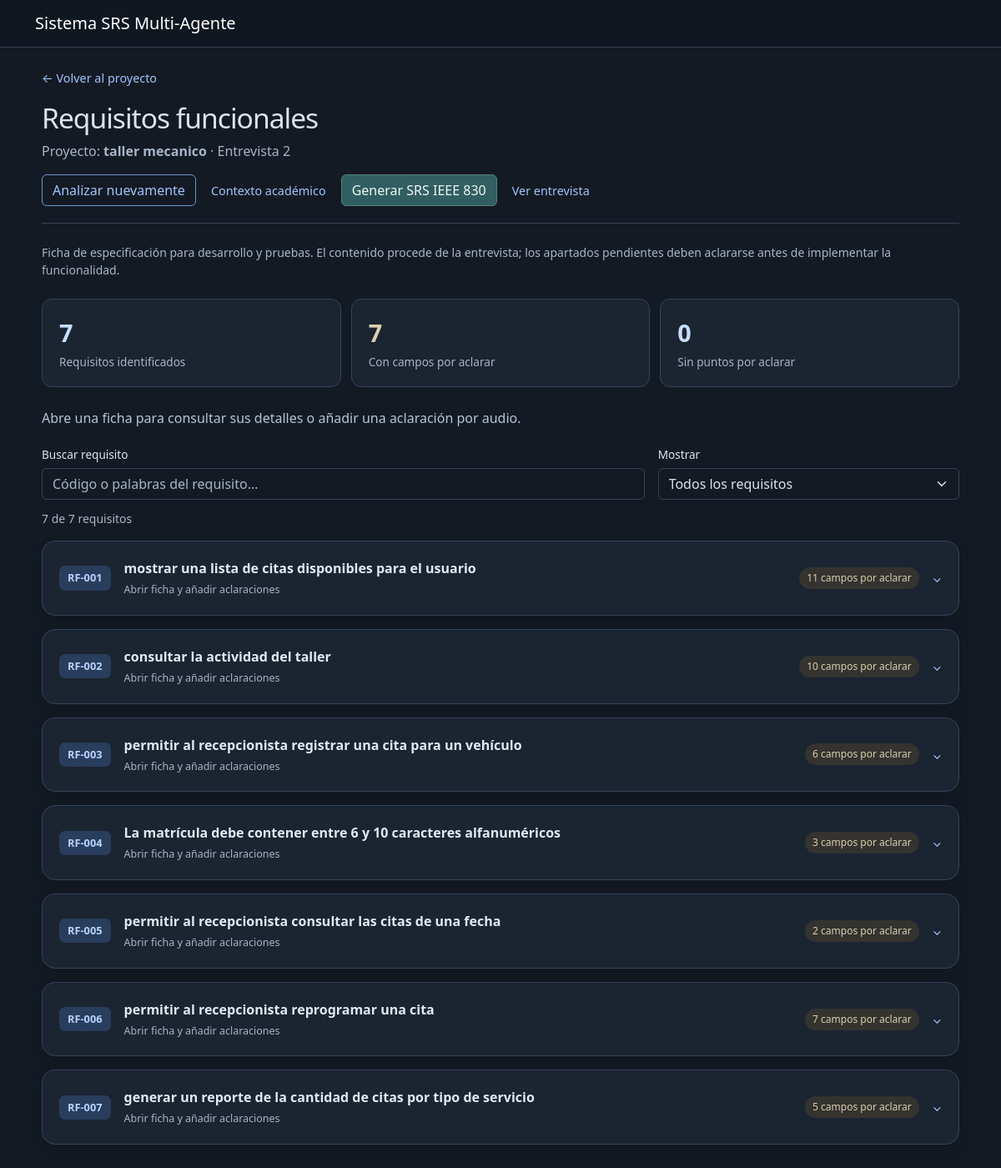
Before: /interviews/2/requirements with the older database file.
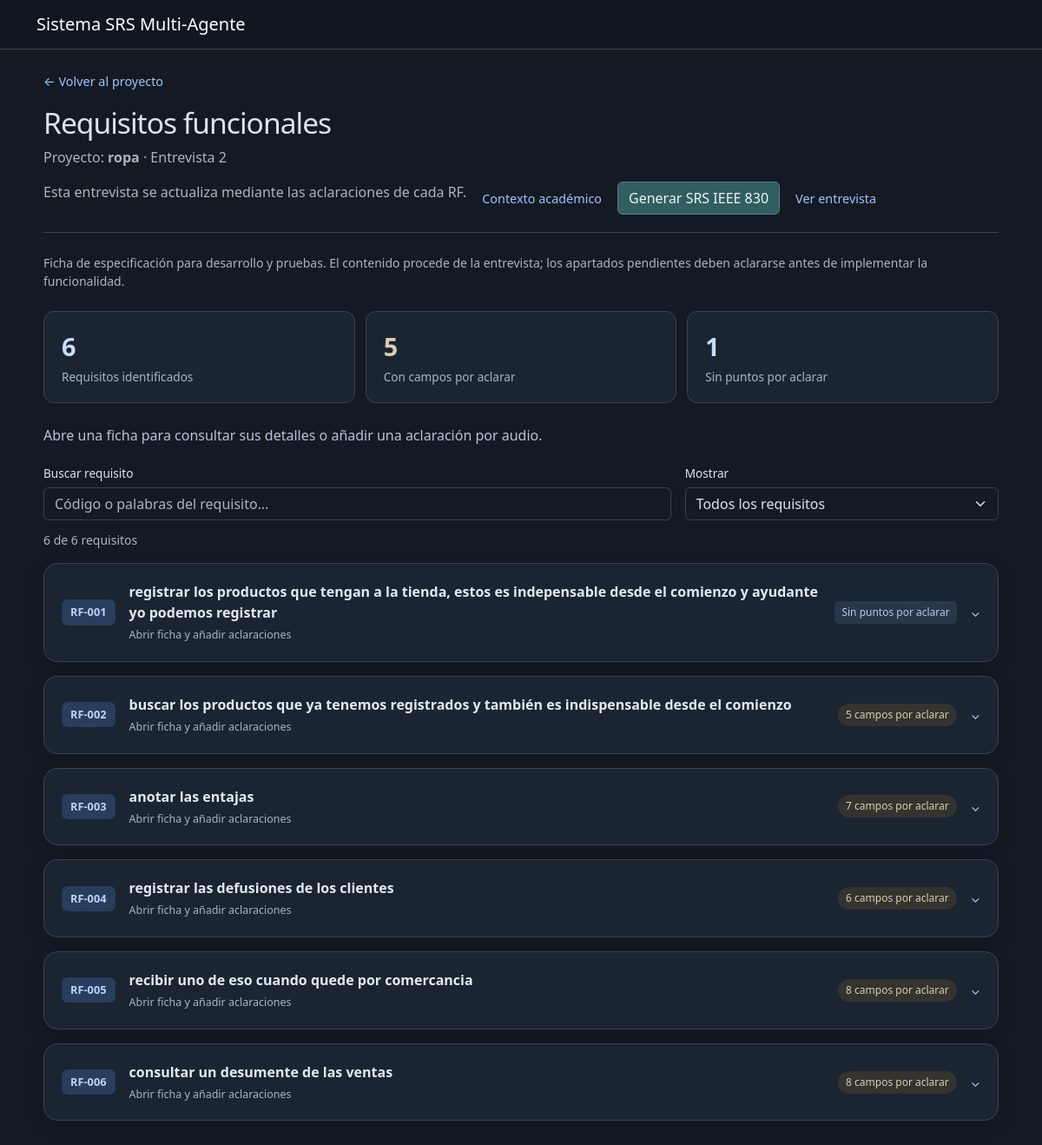
After: the same page with the newer database file.
### app/models.py (models this page shows, shortened)
class Project(db.Model):
    id = db.Column(
        db.Integer,
        primary_key=True
    )
    name = db.Column(
        db.String(150),
        nullable=False
    )
    description = db.Column(
        db.Text,
        nullable=True
    )
    created_at = db.Column(
        db.DateTime,
        default=datetime.utcnow
    )

class Interview(db.Model):
    original_transcription = db.Column(db.Text, nullable=True)
    @property
    def clarifications(self):
        return RequirementClarification.query.filter_by(interview_id=self.id).order_by(RequirementClarification.id).all()
    id = db.Column(
        db.Integer,
        primary_key=True
    )
    project_id = db.Column(
        db.Integer,
        db.ForeignKey("project.id"),
        nullable=False
    )
    audio_path = db.Column(
        db.String(300),
        nullable=True
    )
    transcription = db.Column(
        db.Text,
        nullable=True
    )
    created_at = db.Column(
        db.DateTime,
        default=datetime.utcnow
    )

class Requirement(db.Model):
    specification = db.Column(db.Text, nullable=True)
    @property
    def actor_pending(self):
        from app.services.requirement_specification import folded
        return folded((self.actor or '').strip()) in (
            '', 'pendiente de aclaracion', 'por aclarar', 'no especificado', 'no especificada', 'desconocido')
    @property
    def quality_attributes(self):
        from app.services.requirement_specification import read_specification
        from app.services.requirement_quality import quality_values
        return quality_values(read_specification(self.specification).get('quality'),
                              {r['key']: r['values'] for r in self.specification_rows})
    @property
    def interview_guidance(self):
        from app.services.requirement_quality import interview_guidance
        return interview_guidance(self)
    @property
    def pending_fields(self):
        result = []
        if self.actor_pending:
            result.append('Actor')
        if self.priority not in ('esencial', 'opcional', 'condicional'):
            result.append('Prioridad')
        result.extend(row['label'] for row in self.specification_rows if not row['values'])
        for key, label in [('clarity', 'Claridad (sin ambigüedad)'), ('verifiability', 'Verificabilidad')]:
            if not self.quality_attributes[key]['sufficient']:
                result.append(label)
        return result
    @property
    def clarifications(self):
        return RequirementClarification.query.filter_by(requirement_id=self.id).order_by(RequirementClarification.id).all()
    @property
    def specification_rows(self):
        from app.services.requirement_specification import specification_rows
        interview = db.session.get(Interview, self.interview_id)
        source = interview.transcription if interview else self.source_excerpt
        return specification_rows(self.specification, source or "", {
            "description": self.description, "source_excerpt": self.source_excerpt})
    @property
    def name(self):
        from app.services.requirement_specification import requirement_name
        return requirement_name(self.description)
    @property
    def specification_unavailable(self):
        from app.services.requirement_specification import read_specification
        return read_specification(self.specification).get("extraction_status") == "unavailable"
    id = db.Column(
        db.Integer,
        primary_key=True
    )
    project_id = db.Column(
        db.Integer,
        db.ForeignKey("project.id"),
        nullable=False
    )
    interview_id = db.Column(
        db.Integer,
        db.ForeignKey("interview.id"),
        nullable=False
    )
    code = db.Column(
        db.String(20),
        nullable=False
    )
    description = db.Column(
        db.Text,
        nullable=False
    )
    actor = db.Column(
        db.String(100),
        nullable=True
    )
    priority = db.Column(
        db.String(30),
        default="no_especificada"
    )
    priority_reason = db.Column(
        db.Text,
        nullable=True
    )
    source_excerpt = db.Column(
        db.Text,
        nullable=False
    )
    ambiguity_detected = db.Column(
        db.Boolean,
        default=False
    )
    ambiguity_reason = db.Column(
        db.Text,
        nullable=True
    )
    verifiable = db.Column(
        db.Boolean,
        default=True
    )
    verification_reason = db.Column(
        db.Text,
        nullable=True
    )
    enriched_context = db.Column(
        db.Text,
        nullable=True
    )

### app/routes.py (the view)
@main.route(
    "/interviews/<int:interview_id>/requirements"
)
def view_requirements(interview_id):
    interview = Interview.query.get_or_404(
        interview_id
    )
    project = Project.query.get_or_404(
        interview.project_id
    )
    requirements = (
        Requirement.query
        .filter_by(
            interview_id=interview.id
        )
        .order_by(
            Requirement.id.asc()
        )
        .all()
    )
    project_context = get_project_context(project.id)
    return render_template(
        "requirements.html",
        interview=interview,
        project=project,
        requirements=requirements,
        project_context=project_context,
        has_enrichment=bool(project_context)
    )

### app/routes.py (called while the page is built)
def load_enriched_context(
    enriched_context
):
    if not enriched_context:
        return None
    try:
        context = json.loads(
            enriched_context
        )
        if isinstance(
            context,
            dict
        ):
            return context
    except (
        json.JSONDecodeError,
        TypeError
    ):
        pass
    return None

def get_project_context(project_id):
    record = db.session.get(ProjectContext, project_id)
    return load_enriched_context(record.content) if record else None

### app/services/functional_context.py (called while the page is built)
def fold(text):
    return ''.join(c for c in unicodedata.normalize('NFD', text.lower())
                   if unicodedata.category(c) != 'Mn')

def sentences(text):
    return [s.strip() for s in re.split(r'(?<=[.!?])\s+|\n+', text) if s.strip()]

def rejected(text):
    return bool(re.search(r'\bno (necesitamos|queremos|requerimos|hace falta)\b', fold(text)))

def pending_information(text):
    return bool(re.search(r'\b(no hemos (?:definido|decidido|acordado)|no se ha definido|'
                          r'todavia no|tampoco hemos|sin definir|por definir|'
                          r'reunion adicional|necesitamos aclarar|no he decidido|'
                          r'no lo tengo claro|no se todavia|todavia no se|'
                          r'tenemos que conversarlo|prefiero decidirlo despues)\b', fold(text)))

def closing_summary(text):
    return bool(re.search(r'^(?:en resumen|resumiendo)\b|'
                          r'\blo indispensable es\b|\bpueden quedar para despues\b', fold(text)))

def metadata(text):
    return bool(re.search(r'\b(esta (?:funcion|funcionalidad)|voy a explicar|'
                          r'vamos a explicar|por separado)\b', fold(text)))

def detail(text):
    return bool(re.match(
        r'^(antes\b|para\b|si\b|cuando\b|con\b|finalmente\b|al\b|'
        r'los datos\b|una regla\b|el resultado\b|'
        r'los criterios\b|el criterio\b|en caso\b)', fold(text)))

### app/services/requirement_specification.py (called while the page is built)
def normalize(text):
    return re.sub(r"\s+", " ", text).strip()

def folded(text):
    return ''.join(c for c in unicodedata.normalize('NFD', text.lower())
                   if unicodedata.category(c) != 'Mn')

def read_specification(value):
    if isinstance(value, str):
        try:
            value = json.loads(value)
        except (ValueError, TypeError):
            return {}
    return value if isinstance(value, dict) else {}

### app/templates/requirements.html (shortened to what this page needs)
{% extends "base.html" %}
{% block content %}
<div class="rf-workspace">
    <a class="rf-back" href="{{ url_for('main.project_detail', project_id=project.id) }}">← Volver al proyecto</a>
    <h1 class="mt-3">Requisitos funcionales</h1>
    <p class="text-muted">Proyecto: <strong>{{ project.name }}</strong> · Entrevista {{ interview.id }}</p>
    <div class="rf-toolbar d-flex flex-wrap gap-2 mb-4">
        {% if not interview.clarifications %}
        <form action="{{ url_for('main.analyze_requirements', interview_id=interview.id) }}" method="POST">
            <button type="submit" class="btn btn-outline-primary">Analizar nuevamente</button>
        </form>
        {% else %}
        <span class="text-muted">Esta entrevista se actualiza mediante las aclaraciones de cada RF.</span>
        {% endif %}
        <a href="{{ url_for('main.project_context_page', project_id=project.id) }}" class="rf-toolbar-link">Contexto académico</a>
        {% if requirements %}
        <form action="{{ url_for('main.generate_srs', project_id=project.id) }}" method="POST">
            <button type="submit" class="btn btn-success">Generar SRS IEEE 830</button>
        </form>
        {% endif %}
        <a href="{{ url_for('main.interview_detail', interview_id=interview.id) }}" class="rf-toolbar-link">Ver entrevista</a>
    </div>
    {% if not requirements %}
    <div class="alert alert-info">Todavía no existen requisitos funcionales identificados para esta entrevista.</div>
    {% else %}
    <p class="text-muted small">Ficha de especificación para desarrollo y pruebas. El contenido procede de la entrevista; los apartados pendientes deben aclararse antes de implementar la funcionalidad.</p>
    {% endif %}
    {% if requirements %}
    {% set totals = namespace(pending=0) %}
    {% for requirement in requirements %}{% if requirement.pending_fields %}{% set totals.pending = totals.pending + 1 %}{% endif %}{% endfor %}
    <div class="rf-overview" aria-label="Resumen de requisitos">
        <div><strong>{{ requirements|length }}</strong><span>Requisitos identificados</span></div>
        <div><strong class="rf-needs-attention">{{ totals.pending }}</strong><span>Con campos por aclarar</span></div>
        <div><strong>{{ requirements|length - totals.pending }}</strong><span>Sin puntos por aclarar</span></div>
    </div>
    <p class="rf-instructions">Abre una ficha para consultar sus detalles o añadir una aclaración por audio.</p>
    <div class="rf-filters" id="rf-filters" hidden>
        <div><label for="rf-search">Buscar requisito</label><input class="form-control" id="rf-search" type="search" placeholder="Código o palabras del requisito…"></div>
        <div><label for="rf-status">Mostrar</label><select class="form-select" id="rf-status"><option value="all">Todos los requisitos</option></select></div>
    </div>
    <p id="rf-results" class="text-muted small" role="status" aria-live="polite"></p>
    {% endif %}
    {% set priorities = {'esencial': 'Esencial', 'opcional': 'Opcional', 'condicional': 'Condicional'} %}
    {% for requirement in requirements %}
    {% set pending = requirement.pending_fields %}
    <details class="card mb-3 rf-card rf-entry" data-state="{{ 'pending' if pending else 'filled' }}">
        <summary class="rf-entry-summary">
            <span class="rf-code">{{ requirement.code }}</span>
            <span class="rf-entry-heading"><span class="rf-entry-name">{{ requirement.name }}</span><span class="rf-entry-hint">Abrir ficha y añadir aclaraciones</span></span>
            <span class="{{ 'rf-pending' if pending else 'rf-filled' }}">{{ (pending|length|string) + ' campos por aclarar' if pending else 'Sin puntos por aclarar' }}</span>
            <span class="rf-chevron" aria-hidden="true">⌄</span>
        </summary>
            {% set quality = requirement.quality_attributes %}
            {% set guidance = requirement.interview_guidance %}
    </details>
    {% endfor %}
</div>
{% endblock %}

### app/templates/base.html (shortened to what this page needs)
<!DOCTYPE html>
<html lang="es" data-bs-theme="dark">
<head>
    <link
        href="https://cdn.jsdelivr.net/npm/bootstrap@5.3.3/dist/css/bootstrap.min.css"
        rel="stylesheet"
    >
    <link
        rel="stylesheet"
        href="{{ url_for('static', filename='css/style.css') }}"
    >
</head>
<body>
    <nav class="navbar navbar-dark bg-dark">
        <div class="container">
            <a
                class="navbar-brand"
                href="{{ url_for('main.index') }}"
            >
                Sistema SRS Multi-Agente
            </a>
        </div>
    </nav>
    <main class="container py-4">
        {% block content %}
        {% endblock %}
    </main>
</body>
</html>

### app/static/css/style.css (style rules this page uses)
:root[data-bs-theme="dark"] { color-scheme: dark; --bs-body-bg: #141a23; --bs-body-color: #dbe3ed; --bs-emphasis-color: #ecf1f7; --bs-secondary-color: #a8b5c6; --bs-secondary-bg: #202b3a; --bs-tertiary-bg: #1c2633; --bs-border-color: #354358; --bs-link-color: #9fc4ff; --bs-link-color-rgb: 159, 196, 255; --bs-link-hover-color: #c5dcff; --bs-link-hover-color-rgb: 197, 220, 255; }
body { background-color: var(--bs-body-bg); color: var(--bs-body-color); }
.card { --bs-card-bg: #1b2431; --bs-card-border-color: #354358; }
.navbar.bg-dark { background-color: #111720 !important; border-bottom: 1px solid #354358; }
.form-control::placeholder { color: #a8b5c6; opacity: 1; }
.card { height: 100%; }
.rf-card { height: auto; border: 1px solid #354358; border-radius: 16px; box-shadow: 0 5px 20px #00000020; }
.rf-code { background: #293d5d; color: #b9d3ff; padding: 5px 10px; border-radius: 7px; font-size: .8rem; font-weight: 700; white-space: nowrap; }
.rf-pending { font-size: .75rem; padding: 4px 9px; color: #d9ceb1; background: #34332f; border-radius: 20px; white-space: nowrap; }
.rf-card summary { color: #afcfff; font-size: .9rem; cursor: pointer; padding: 6px 0; }
.rf-workspace { max-width: 1100px; margin: 0 auto; }
.rf-back { font-size: .9rem; text-decoration: none; }
.rf-workspace h1 { font-size: clamp(1.6rem, 3vw, 2.1rem); letter-spacing: -.03em; }
.rf-toolbar { padding-bottom: 20px; border-bottom: 1px solid #354358; }
.rf-overview { display: grid; grid-template-columns: repeat(3, 1fr); gap: 12px; margin: 24px 0; }
.rf-overview > div { padding: 18px 20px; background: #1b2431; border: 1px solid #354358; border-radius: 12px; }
.rf-overview strong { display: block; font-size: 1.8rem; color: #c7ddff; }
.rf-overview span { color: #a8b5c6; font-size: .85rem; }
.rf-overview .rf-needs-attention { color: #d9ceb1; }
.rf-instructions { color: #b4c4d9; line-height: 1.7; }
.rf-filters { display: grid; grid-template-columns: 2fr 1fr; gap: 16px; margin: 20px 0 12px; }
.rf-filters label { display: block; font-size: .85rem; margin-bottom: 6px; }
.rf-card > .rf-entry-summary { list-style: none; display: flex; align-items: center; gap: 16px; padding: 20px; border-radius: 16px; }
.rf-entry-heading { flex: 1; min-width: 0; }
.rf-entry-name { display: block; font-size: 1rem; font-weight: 600; color: #e1e9f4; overflow-wrap: anywhere; }
.rf-entry-hint { display: block; font-size: .78rem; color: #a8b5c6; margin-top: 5px; }
.rf-filled { color: #b6c9e3; background: #29374b; border-radius: 5px; font-size: .75rem; padding: 4px 8px; }
.rf-toolbar-link { align-self: center; padding: 8px 10px; font-size: .9rem; text-decoration: none; }
.rf-workspace .btn-primary, .rf-workspace .btn-success { --bs-btn-bg: #315e60; --bs-btn-border-color: #557f80; --bs-btn-color: #edf6f4; --bs-btn-hover-bg: #3c6d6f; --bs-btn-hover-border-color: #77a4a3; --bs-btn-active-bg: #315e60; --bs-btn-active-border-color: #77a4a3; --bs-btn-disabled-bg: #315052; --bs-btn-disabled-border-color: #557f80; }

Changed rows visible on the page:
removed Requirement: code "RF-007", name "generar un reporte de la cantidad de citas por tipo de servicio", value "5 campos por aclarar"
changed Project: name "taller mecanico" → "ropa"
changed Requirement "RF-001": name "mostrar una lista de citas disponibles para el usuario" → "registrar los productos que tengan a la tienda, estos es indepensable desde el comienzo y ayudante yo podemos registrar"; value "11 campos por aclarar" → "Sin puntos por aclarar"
changed Requirement "RF-002": name "consultar la actividad del taller" → "buscar los productos que ya tenemos registrados y también es indispensable desde el comienzo"; value "10 campos por aclarar" → "5 campos por aclarar"
changed Requirement "RF-003": name "permitir al recepcionista registrar una cita para un vehículo" → "anotar las entajas"; value "6 campos por aclarar" → "7 campos por aclarar"
changed Requirement "RF-004": name "La matrícula debe contener entre 6 y 10 caracteres alfanuméricos" → "registrar las defusiones de los clientes"; value "3 campos por aclarar" → "6 campos por aclarar"
changed Requirement "RF-005": name "permitir al recepcionista consultar las citas de una fecha" → "recibir uno de eso cuando quede por comercancia"; value "2 campos por aclarar" → "8 campos por aclarar"
changed Requirement "RF-006": name "permitir al recepcionista reprogramar una cita" → "consultar un desumente de las ventas"; value "7 campos por aclarar" → "8 campos por aclarar"
Other visible differences:
{{ requirements|length }}: "7" → "6"
{{ totals.pending }}: "7" → "5"
{{ requirements|length - totals.pending }}: "0" → "1"
text written by a page script: "7 de 7 requisitos" → "6 de 6 requisitos"
text no longer shown: "Analizar nuevamente"
text now shown: "Esta entrevista se actualiza mediante las aclaraciones de cada RF."
